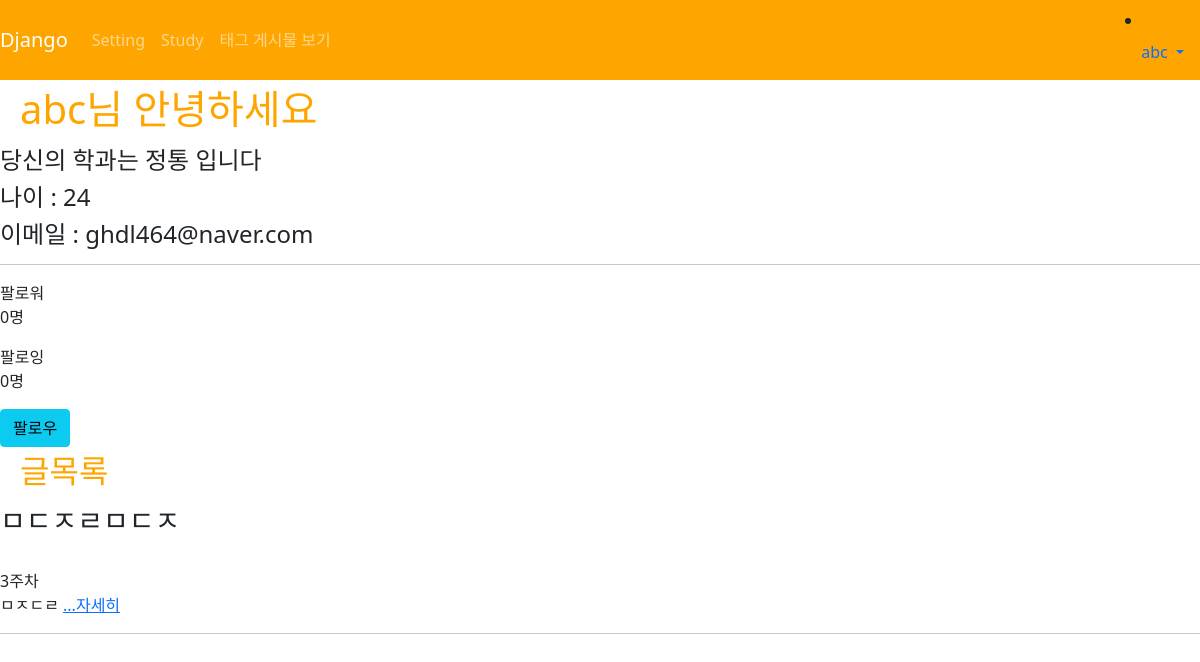
Before: /users/mypage/1 with the older database file.
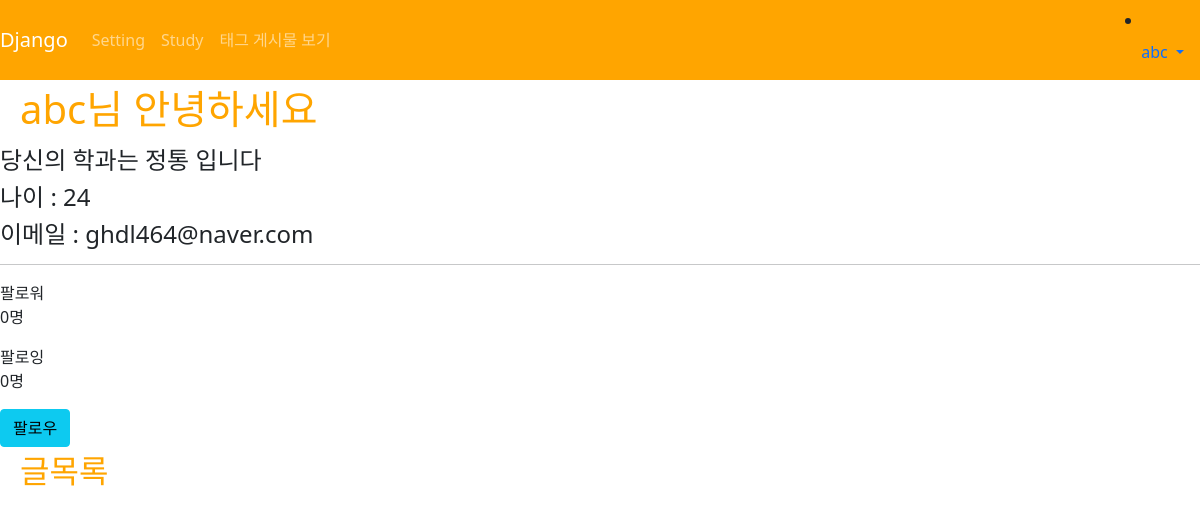
After: the same page with the newer database file.
### main/models.py (models this page shows, shortened)
class Post(models.Model):
    title = models.CharField(max_length=200)
    week = models.IntegerField(default=0)
    pub_date = models.DateTimeField()
    body = models.TextField()
    feel = models.TextField()
    image = models.ImageField(upload_to="post/", blank=True, null=True)
    author = models.ForeignKey(User, on_delete=models.CASCADE)
    tags = models.ManyToManyField(Tag, related_name='posts', blank=True)
    like = models.ManyToManyField(User, related_name='likes', blank=True)
    like_count = models.PositiveBigIntegerField(default=0)
    def summary(self):
        return self.body[:30]

### users/views.py (the view)
# urls.py: path('mypage/<int:id>', mypage, name="mypage"),
def mypage(request, id):
    user = get_object_or_404(User, pk=id)
    context = {
        'user':user,
        'posts':Post.objects.filter(author=user),
        'followings':user.profile.followings.all(),
        'followers':user.profile.followers.all(),
    }
    return render(request, 'users/mypage.html', context)

### users/templates/users/mypage.html (shortened to what this page needs)
{%extends 'base.html'%}
{%load static%}
{%block content%}
<h1>{{user.profile.nickname}}님 안녕하세요</h1>
<h4>당신의 학과는 {{user.profile.department}} 입니다</h4>
<h4>나이 : {{user.profile.age}}</h4>
<h4>이메일 : {{user.profile.email}}</h4>
<hr>
<p>팔로워<br>{{user.profile.followers.count}}명</p>
<p>팔로잉<br>{{user.profile.followings.count}}명</p>
{%if request.user != user%}
{%if request.user.profile in user.profile.followers.all%}
<a href="{%url 'users:follow' user.id%}"><button type="button" class="btn btn-outline-info">언팔로우</button></a>
{%else%}
<a href="{%url 'users:follow' user.id%}"><button type="button" class="btn btn-info">팔로우</button></a>
{%endif%}
{%endif%}
<h2>글목록</h2>
<div>
    {% for post in posts %}
    {%if user == post.author%}
    <div>
        <h3>{{post.title}}</h3>
        {{post.writer}}<br>
        {{post.week}}주차<br>
        {{post.summary}}
        <a href="{%url 'main:detail' post.id%}">...자세히</a>
        <hr>
    </div>
    {%endif%}
    {%endfor%}
</div>
{%endblock%}

Changed rows visible on the page:
removed Post: title "ㅁㄷㅈㄹㅁㄷㅈ", week "3", summary "ㅁㅈㄷㄹ"
